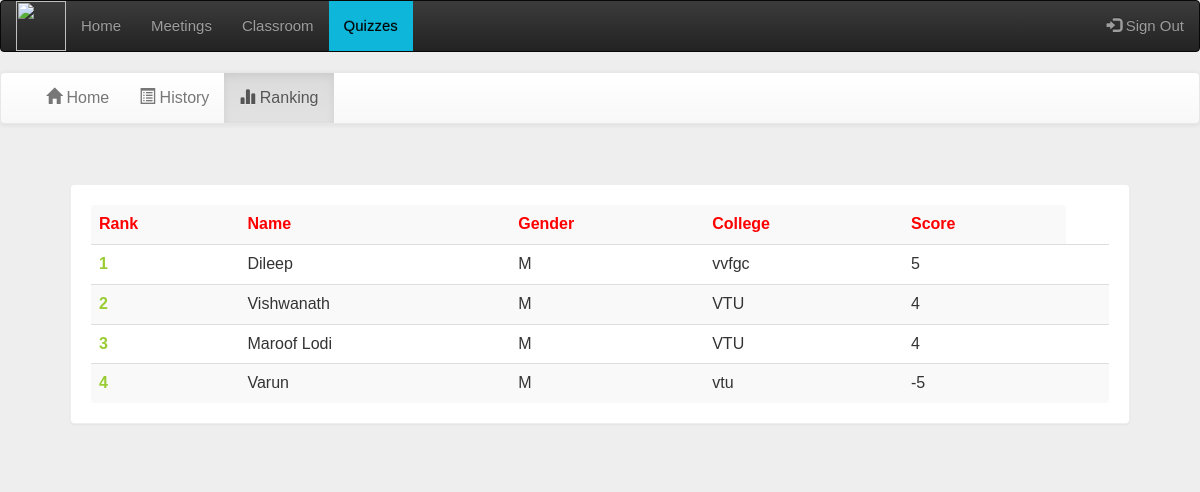
Page /account.php?q=3 (signed in) on the committed database.
### tables this page shows
CREATE TABLE IF NOT EXISTS `rank` (
  `email` varchar(50) NOT NULL,
  `score` int(11) NOT NULL,
  `time` timestamp NOT NULL DEFAULT CURRENT_TIMESTAMP ON UPDATE CURRENT_TIMESTAMP
);

CREATE TABLE IF NOT EXISTS `user` (
  `name` varchar(50) NOT NULL,
  `gender` varchar(5) NOT NULL,
  `college` varchar(100) NOT NULL,
  `email` varchar(50) NOT NULL,
  `mob` bigint(20) NOT NULL,
  `password` varchar(50) NOT NULL,
  PRIMARY KEY (`email`)
);

### account.php (the view, shortened to what this page needs)
<!DOCTYPE html PUBLIC "-//W3C//DTD XHTML 1.0 Transitional//EN" "http://www.w3.org/TR/xhtml1/DTD/xhtml1-transitional.dtd">
<html xmlns="http://www.w3.org/1999/xhtml">
<head>
<link  rel="stylesheet" href="css/bootstrap.min.css"/>
 <link  rel="stylesheet" href="css/bootstrap-theme.min.css"/>
 <link rel="stylesheet" href="css/main.css">
 <link  rel="stylesheet" href="css/font.css">
</head>
<body>
<nav class="navbar navbar-inverse">
        <div class="container-fluid">
            <div class="navbar-header">
                <img class="brand" src="img/logo.jpg" width="50" height="50" />
            </div>
            <ul class="nav navbar-nav">
                <li><a href="#">Home</a></li>
                <li><a href="#">Meetings</a></li>
                <li><a href="#" >Classroom</a></li>
                <li><a href="#" style= "background-color: #0eb7da; color: #000000;" >Quizzes</a></li>
            </ul>
            <ul class="nav navbar-nav navbar-right">
                <li><a href="http://localhost:8080/ML/masterlogin.html" onclick="signOut();"><span
                            class="glyphicon glyphicon-log-in"></span> Sign Out</a></li>
            </ul>
        </div>
    </nav>
 <?php
 include_once 'dbConnection.php';
  if(!(isset($_SESSION['email']))){
header("location:index.php");
}
else
{
$name = $_SESSION['name'];
echo '<span class="pull-right top title1" ><span class="log1"><span class="glyphicon glyphicon-user" aria-hidden="true"></span>&nbsp;&nbsp;&nbsp;&nbsp;Hello,</span> <a href="account.php?q=1" class="log log1">'.$name.'</a>&nbsp;|&nbsp;<a href="logout.php?q=account.php" class="log"><span class="glyphicon glyphicon-log-out" aria-hidden="true"></span>&nbsp;Signout</button></a></span>';
}?>
<div class="bg">
<nav class="navbar navbar-default title1">
  <div class="container-fluid">
    <div class="navbar-header">
      <a class="navbar-brand"><b></b></a>
    </div>
    <div class="collapse navbar-collapse" id="bs-example-navbar-collapse-1">
      <ul class="nav navbar-nav">
        <li <?php if(@$_GET['q']==1) echo'class="active"'; ?> ><a href="account.php?q=1"><span class="glyphicon glyphicon-home" aria-hidden="true"></span>&nbsp;Home<span class="sr-only">(current)</span></a></li>
        <li <?php if(@$_GET['q']==2) echo'class="active"'; ?>><a href="account.php?q=2"><span class="glyphicon glyphicon-list-alt" aria-hidden="true"></span>&nbsp;History</a></li>
		<li <?php if(@$_GET['q']==3) echo'class="active"'; ?>><a href="account.php?q=3"><span class="glyphicon glyphicon-stats" aria-hidden="true"></span>&nbsp;Ranking</a></li></ul>
  </div>
</nav>
<div class="container">
<div class="row">
<div class="col-md-12">
<?php
if(@$_GET['q']== 3)
{
$q=mysqli_query($con,"SELECT * FROM rank  ORDER BY score DESC " )or die('Error223');
echo  '<div class="panel title">
<table class="table table-striped title1" >
<tr style="color:red"><td><b>Rank</b></td><td><b>Name</b></td><td><b>Gender</b></td><td><b>College</b></td><td><b>Score</b></td></tr>';
$c=0;
while($row=mysqli_fetch_array($q) )
{
$e=$row['email'];
$s=$row['score'];
$q12=mysqli_query($con,"SELECT * FROM user WHERE email='$e' " )or die('Error231');
while($row=mysqli_fetch_array($q12) )
{
$name=$row['name'];
$gender=$row['gender'];
$college=$row['college'];
}
$c++;
echo '<tr><td style="color:#99cc32"><b>'.$c.'</b></td><td>'.$name.'</td><td>'.$gender.'</td><td>'.$college.'</td><td>'.$s.'</td><td>';
}
echo '</table></div>';}
?>
</div></div></div></div>
</body>
</html>

### main.css (style rules this page uses)
body { overflow-x:hidden; width:100%; font: 15px "Century Gothic", "Times Roman", sans-serif; background:#eee; min-height:550px; background-attachment:fixed; }
.bg { min-height:540px; }
.panel { border-color:#eee; margin:40px; padding:20px; font: 15px "Century Gothic", "Times Roman", sans-serif; }
.title { font-family:'typo'; }
.title1 { font: 16px "Century Gothic", "Times Roman", sans-serif; }
.top { margin-top:20px; }
.log1 { font: 15px 'Ubuntu', sans-serif; color:orange; margin-left:10px; }
.log { margin:10px; margin-right:60px; margin-left:5px; color:orange; text-decoration:none; font-size:20px; font-size:15px; }

### rows in the picture
rank: user.name "Dileep", user.gender "M", user.college "vvfgc", score "5"
rank: user.name "Vishwanath", user.gender "M", user.college "VTU", score "4"
rank: user.name "Maroof Lodi", user.gender "M", user.college "VTU", score "4"
rank: user.name "Varun", user.gender "M", user.college "vtu", score "-5"
